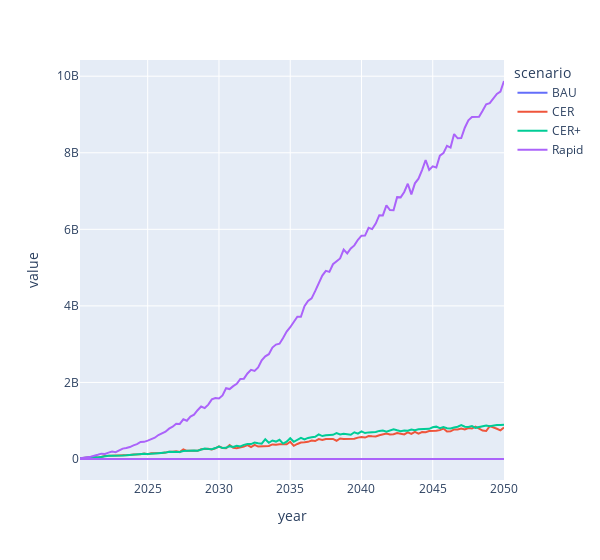

The code cell stored with this chart in its notebook:
### Code cell
import plotly.express as px
subsidies_plot_df = scenario_subsidies.groupby(["year","scenario"])[["hp specific cost", "Cumulative subsidy amount (CAD)"]].mean()
px.line(subsidies_plot_df.reset_index(), x="year", y=["Cumulative subsidy amount (CAD)","hp specific cost"], color="scenario", template="plotly", width=600)
